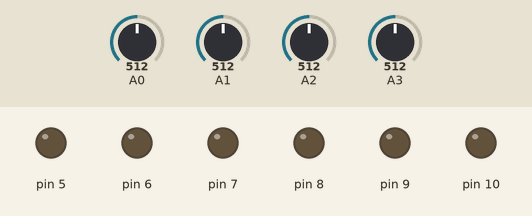
Bench run of a sketch on a simulated Arduino Uno, built with avr-gcc and run on an emulated ATmega328P. Parts: output pins drawn as LEDs (lit = HIGH). Inputs (shaded band) come from the test bench; at power-on: A0 = 512, A1 = 512, A2 = 512, A3 = 512. What the sketch prints to the serial monitor is not drawn.

Above: at 1.2 s.
1.3 s: A0 set to 699
2.8 s: A0 set to 722
At 3.2 s:
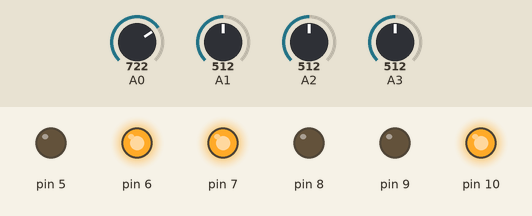
4.3 s: A1 set to 693
5.8 s: A1 set to 721
At 7.0 s:
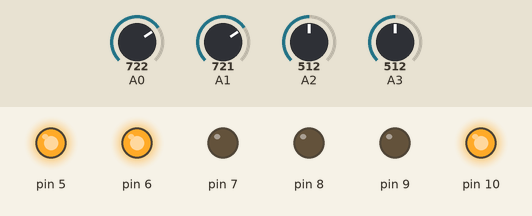
7.3 s: A1 set to 702
At 8.1 s:
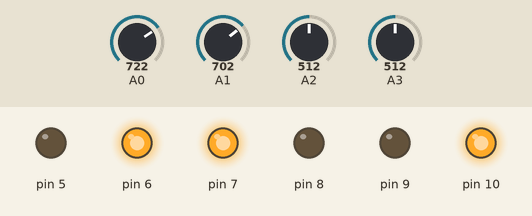
8.8 s: A1 set to 716
At 9.1 s:
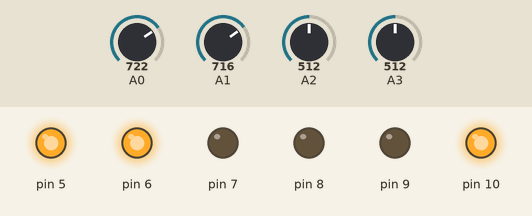
Timing chart, 0 to 11.3 s (numbered marks = the images above; inputs shaded):
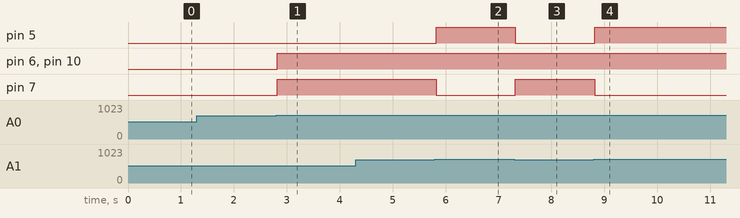

The sketch:

sl.ino
```cpp
float vel = 1;
float vuelta = 0.8;

void adelante(){
  digitalWrite(10,1); // HABILITA MOTOR 1
  digitalWrite(9,0); // ENTRADA 1 MOTOR 1
  analogWrite(7,255*vel);  //ENTRADA 2 MOTOR 1

  digitalWrite(6,1); //HABILITA MOTOR 2
  analogWrite(5,255*vel);  // ENTRADA 1 MOTOR 2
  digitalWrite(8,0); // ENTRADA 2 MOTOR 2
}

void izquierdaAdelante (int i){
  digitalWrite(10,1); // HABILITA MOTOR 1
  digitalWrite(9,0); // ENTRADA 1 MOTOR 1
  analogWrite(7,255*vel);  //ENTRADA 2 MOTOR 1

  digitalWrite(6,1); //HABILITA MOTOR 2
  analogWrite(5,255*vel*i);  // ENTRADA 1 MOTOR 2
  digitalWrite(8,0); // ENTRADA 2 MOTOR 2
}

void derechaAdelante (int i){
  digitalWrite(10,1); // HABILITA MOTOR 1
  digitalWrite(9,0); // ENTRADA 1 MOTOR 1
  analogWrite(7,255*vel*i);  //ENTRADA 2 MOTOR 1

  digitalWrite(6,1); //HABILITA MOTOR 2
  analogWrite(5,255*vel);  // ENTRADA 1 MOTOR 2
  digitalWrite(8,0); // ENTRADA 2 MOTOR 2
}

void setup() {
  pinMode(5,OUTPUT); //
  pinMode(6,OUTPUT); //
  pinMode(7,OUTPUT);  //
  pinMode(10,OUTPUT); //11 A 6
  pinMode(9,OUTPUT);
  pinMode(8,OUTPUT); //
  Serial.begin(9600);
}

void nada(){};

void loop() {
  int atras = analogRead(A0)>=712; //Max 1023
  int izquierdo = analogRead(A1)>=712; //Max 1023
  int derecho = analogRead(A2)>=712; //Max 1023
  int centro = analogRead(A3)>=712;

  Serial.println(atras);
  Serial.println(izquierdo);
  Serial.println(derecho);
  Serial.println(centro);

  //1==negro y 0==blanco==línea.
  if (atras==0 && izquierdo==0 && derecho==0 && centro==0){
    nada();
  }else if (atras==0 && izquierdo==0 && derecho==0 && centro==1){
    nada();
  }else if (atras==0 && izquierdo==0 && derecho==1 && centro==0){
    izquierdaAdelante(vuelta);
  }else if (atras==0 && izquierdo==0 && derecho==1 && centro==1){
    izquierdaAdelante(vuelta);
  }else if (atras==0 && izquierdo==1 && derecho==0 && centro==0){
    derechaAdelante(vuelta);
  }else if (atras==0 && izquierdo==1 && derecho==0 && centro==1){
    derechaAdelante(vuelta);
  }else if (atras==0 && izquierdo==1 && derecho==1 && centro==0){
    adelante();
  }else if (atras==0 && izquierdo==1 && derecho==1 && centro==1){
    nada();
  }else if (atras==1 && izquierdo==0 && derecho==0 && centro==0){ //?
    izquierdaAdelante(vuelta);
  }else if (atras==1 && izquierdo==0 && derecho==0 && centro==1){
    nada();
  }else if (atras==1 && izquierdo==0 && derecho==1 && centro==0){
    izquierdaAdelante(vuelta);
  }else if (atras==1 && izquierdo==0 && derecho==1 && centro==1){
    izquierdaAdelante(vuelta);
  }else if (atras==1 && izquierdo==1 && derecho==0 && centro==0){
    derechaAdelante(vuelta);
  }else if (atras==1 && izquierdo==1 && derecho==0 && centro==1){
    derechaAdelante(vuelta);
  }else if (atras==1 && izquierdo==1 && derecho==1 && centro==0){ //?
    izquierdaAdelante(vuelta);
  }else if (atras==1 && izquierdo==1 && derecho==1 && centro==1){
    nada();
  }
}
```

Measured:
- the behaviour switches between 711 and 712 on A0 (found by bisection; images 0 and 1)
- the behaviour switches between 711 and 712 on A1 (found by bisection; images 1 and 2)
- after the input at 2.8 s, pin 6, pin 7, pin 10: LOW → HIGH at once
- after the input at 5.8 s, pin 5: LOW → HIGH at once; pin 7: HIGH → LOW at once
- after the input at 7.3 s, pin 5: HIGH → LOW at once; pin 7: LOW → HIGH at once
- after the input at 8.8 s, pin 5: LOW → HIGH at once; pin 7: HIGH → LOW at once
